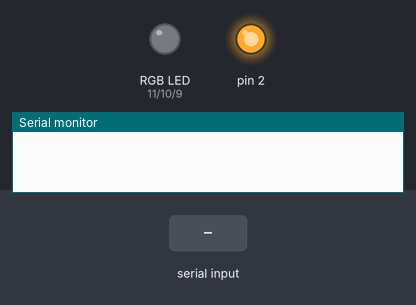
A sketch run on a simulated Arduino Uno, built with avr-gcc and run on an emulated ATmega328P. Shown: an RGB LED mixed from three pins (HIGH = lit), output pins drawn as LEDs (lit = HIGH), the last lines printed to the serial monitor. The test bench sets the inputs (shaded band).

Above: at 1.2 s.
1.3 s: "H90\n" received over Serial
At 2.1 s:
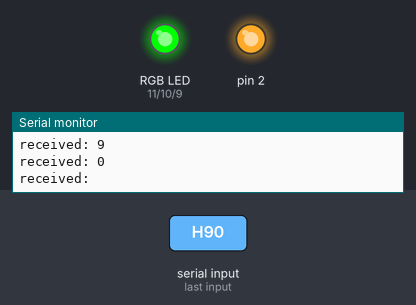
2.8 s: "L90\n" received over Serial
At 3.3 s:
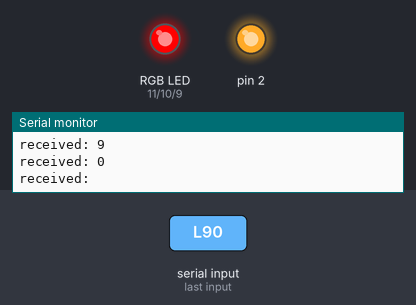
4.3 s: "H" received over Serial
At 5.5 s:
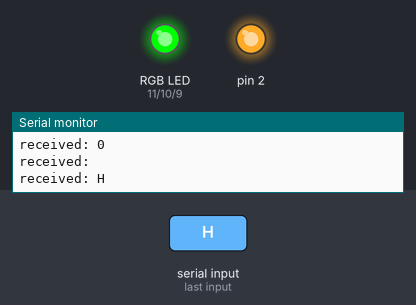
5.8 s: "L" received over Serial
At 6.8 s:
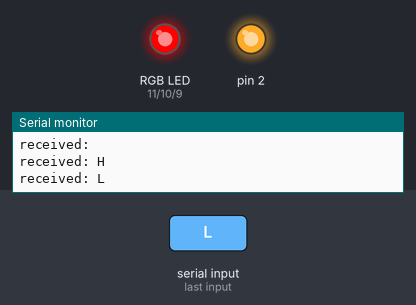
Timing chart, 0 to 8.3 s (numbered marks = the images above; inputs shaded):
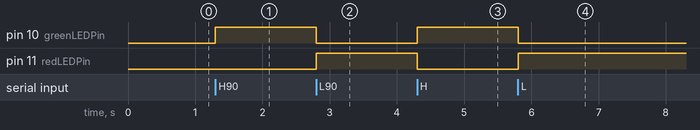

The sketch:

Arduino_RGB_Lumia.ino
```cpp
/*
  Esplora Led/Microphone

  This simple sketch reads the microphone, light sensor, and slider.
  Then it uses those readings to set the brightness of red, green and blue
  channels of the RGB LED. The red channel will change with the loudness
  "heared" by the microphone, the green channel changes as the
  amount of light in the room and the blue channel will change
  with the position of the slider.

  Created on 22 november 2012
  By Enrico Gueli <enrico.gueli@gmail.com>
  Modified 24 Nov 2012
  by Tom Igoe
*/

//#include <Esplora.h>
const int redLEDPin = 11;     // LED connected to digital pin 10
const int blueLEDPin = 9;    // LED connected to digital pin 11
const int greenLEDPin = 10;
unsigned char j = 0;
unsigned char i = 0;
unsigned char RED = 0;

unsigned char GREEN = 0;
unsigned char BLUE = 0;
char RX_string[10] ="";
unsigned char RX_char = 0;
void setup() {
  // initialize the serial communication:
  Serial.begin(38400);
  pinMode(redLEDPin, OUTPUT);
  pinMode(greenLEDPin, OUTPUT);
  pinMode(blueLEDPin, OUTPUT);
  pinMode(2, OUTPUT);
  digitalWrite(redLEDPin, LOW);
  digitalWrite(greenLEDPin, LOW);
  digitalWrite(blueLEDPin, LOW);
  digitalWrite(2, HIGH);
}

//int lowLight = 400;   // the light sensor reading when it's covered
//int highLight = 1023; // the maximum light sensor reading
//int minGreen = 0;     // minimum brightness of the green LED
//int maxGreen = 100;   // maximum brightness of the green LED

void loop()
{
  char tab[40];
  //char c = 'R';
  // read the sensors into variables:
 // int mic = Esplora.readMicrophone();
 // int light = Esplora.readLightSensor();
 // int slider = Esplora.readSlider();

  // convert the sensor readings to light levels:
 // byte red   = constrain(mic, 0, 255);
 // byte green = constrain(
 //                map(light, lowLight, highLight, minGreen, maxGreen),
 //                0, 255);
 // byte blue  = slider / 4;

  // print the light levels (to see what's going on):
 // Serial.print(red);
 // Serial.print(' ');
 // Serial.print(green);
 // Serial.print(' ');
 // Serial.println(blue);

  // write the light levels to the LED.
  // note that the green value is always 0:
 // Esplora.writeRGB(red, green, blue);

  // add a delay to keep the LED from flickering:
  //if ((Serial.available()))
  //{
  //digitalWrite(2, LOW);
  if (Serial.available() > 0)
  {

                char c = Serial.read();
                // say what you got:
                Serial.print("received: ");
                Serial.println(c);
                if (c == 'H')
                {
                  digitalWrite(greenLEDPin, HIGH);
                  digitalWrite(redLEDPin, LOW);
                }
                else if ( c == 'L')
                {
                  digitalWrite(greenLEDPin, LOW);
                  digitalWrite(redLEDPin, HIGH);
                }
  }
  delay(100);

  /*
  if (c == 'R') // Wait for the beginning character
  {
    RED = Read_UART_Parameter('G');
  }

  if (RX_char == 'G') // Wait for the beginning character
  {
    GREEN = Read_UART_Parameter('B');
  }

  if (RX_char == 'B') // Wait for the beginning character
  {
    BLUE = Read_UART_Parameter('E');
  }
  tab[j] = c;

  j++;
  //Serial.print("Value is:");
  //Serial.println(i%10);
  Serial.print("RED: ");
  Serial.print(RED);
  Serial.print(" GREEN: ");
  Serial.print(GREEN);
  Serial.print(" BLUE: ");
  Serial.print(BLUE);

  //Esplora.writeRGB(RED, GREEN, BLUE);
  //analogWrite(redLEDPin, RED);
  //analogWrite(greenLEDPin, GREEN);
  //analogWrite(blueLEDPin, BLUE);
  //Serial.println();


  //}
  //c = 'R';
  j=0;
    for (i=0; i<RED; i++)
  {
  digitalWrite(redLEDPin, HIGH);
  digitalWrite(greenLEDPin, LOW);
  digitalWrite(blueLEDPin, LOW);
  }

  for (i=0; i<GREEN; i++)
  {
  digitalWrite(redLEDPin, LOW);
  digitalWrite(greenLEDPin, HIGH);
  digitalWrite(blueLEDPin, LOW);
  }

  for (i=0; i<BLUE; i++)
  {
  digitalWrite(redLEDPin, LOW);
  digitalWrite(greenLEDPin, LOW);
  digitalWrite(blueLEDPin, HIGH);
  }
  */
  //Serial.println(tab);
  //Serial.print(c);
  //delay(100);

}

int Read_UART_Parameter(unsigned char end_char)
{
			unsigned int k;
			unsigned int i;

				k = 0;
				for (i=0; i<10; i++)
				{
					RX_string[i]='\0';
				}
		   		while (Serial.available() == 0)	  // Wait for COMRX buffer empty bit to be set
	      		{
	      		}
				RX_char = Serial.read();
				while (RX_char != end_char)
				{
					if ((RX_char == '0')||(RX_char == '1')||(RX_char == '2')||(RX_char == '3')||(RX_char == '4')||(RX_char == '5')||(RX_char == '6')||(RX_char == '7')||(RX_char == '8')||(RX_char == '9'))
					RX_string[k] = RX_char;
					k++;
					while (Serial.available() == 0)
					{
					}
					RX_char = Serial.read();
				}
				//READ_int = atoi(RX_string);
				//PWM0COM0 = PWM0COM1 + READ_int*2;
	return atoi(RX_string);
}
```

Measured:
- after the input at 1.3 s, pin 10 (greenLEDPin): LOW → HIGH at once
- after the input at 2.8 s, pin 10 (greenLEDPin): HIGH → LOW at once; pin 11 (redLEDPin): LOW → HIGH at once
- after the input at 4.3 s, pin 10 (greenLEDPin): LOW → HIGH at once; pin 11 (redLEDPin): HIGH → LOW at once
- after the input at 5.8 s, pin 10 (greenLEDPin): HIGH → LOW at once; pin 11 (redLEDPin): LOW → HIGH at once
